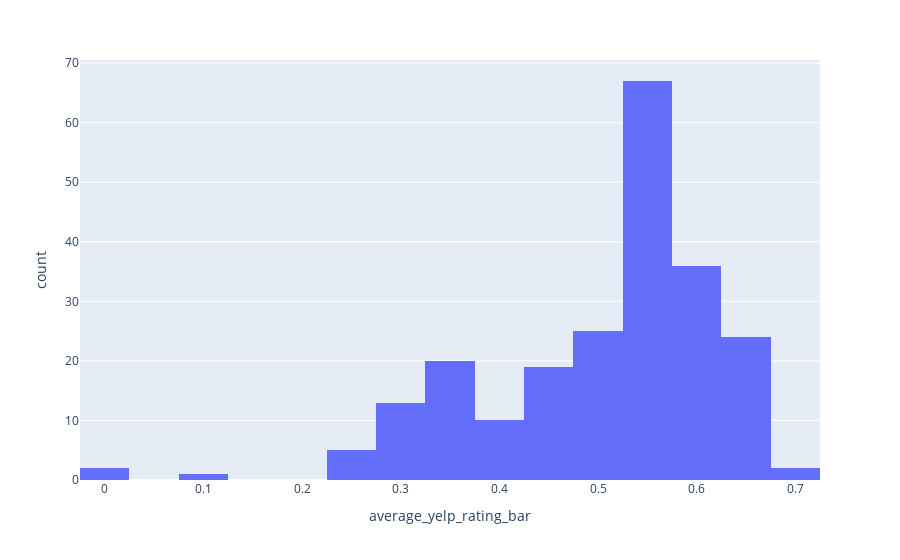
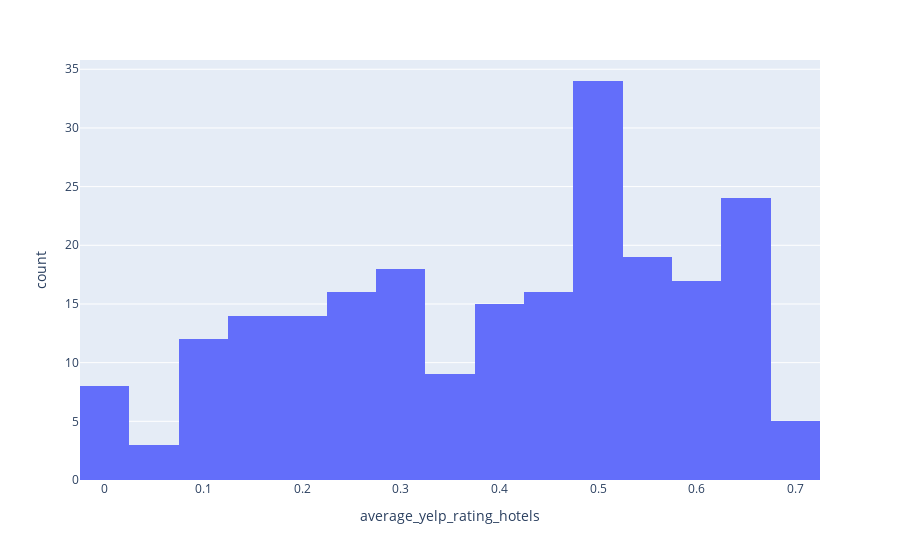

The notebook cell these images were saved under, in order:
### Markdown cell above
### Histograms of Normalized, Transformed Features

### Code cell
normalized_YELP_columns = df_to_normalize.columns[16:19]
for feature in normalized_YELP_columns:
    fig = px.histogram(df_to_normalize, x = feature)
    fig.show()

### Figure 1 — Plotly figure (JSON) as saved in the notebook; plotly's stock layout.template omitted (floating-point values rounded to 4 significant figures; data arrays with more than 128 entries replaced by an {"elided": "..."} marker saying what was removed)
{"data": [{"alignmentgroup": "True", "bingroup": "x", "hovertemplate": "average_yelp_rating_bar=%{x}<br>count=%{y}<extra></extra>", "legendgroup": "", "marker": {"color": "#636efa", "pattern": {"shape": ""}}, "name": "", "offsetgroup": "", "orientation": "v", "showlegend": false, "type": "histogram", "x": {"elided": "224 float values"}, "xaxis": "x", "yaxis": "y"}], "layout": {"autosize": true, "barmode": "relative", "legend": {"tracegroupgap": 0}, "margin": {"t": 60}, "xaxis": {"anchor": "y", "autorange": true, "domain": [0, 1], "range": [-0.025, 0.725], "title": {"text": "average_yelp_rating_bar"}, "type": "linear"}, "yaxis": {"anchor": "x", "autorange": true, "domain": [0, 1], "range": [0, 70.53], "title": {"text": "count"}}}}

### Figure 2 — Plotly figure (JSON) as saved in the notebook; plotly's stock layout.template omitted (floating-point values rounded to 4 significant figures; data arrays with more than 128 entries replaced by an {"elided": "..."} marker saying what was removed)
{"data": [{"alignmentgroup": "True", "bingroup": "x", "hovertemplate": "average_yelp_rating_hotels=%{x}<br>count=%{y}<extra></extra>", "legendgroup": "", "marker": {"color": "#636efa", "pattern": {"shape": ""}}, "name": "", "offsetgroup": "", "orientation": "v", "showlegend": false, "type": "histogram", "x": {"elided": "224 float values"}, "xaxis": "x", "yaxis": "y"}], "layout": {"autosize": true, "barmode": "relative", "legend": {"tracegroupgap": 0}, "margin": {"t": 60}, "xaxis": {"anchor": "y", "autorange": true, "domain": [0, 1], "range": [-0.025, 0.725], "title": {"text": "average_yelp_rating_hotels"}, "type": "linear"}, "yaxis": {"anchor": "x", "autorange": true, "domain": [0, 1], "range": [0, 35.79], "title": {"text": "count"}}}}
